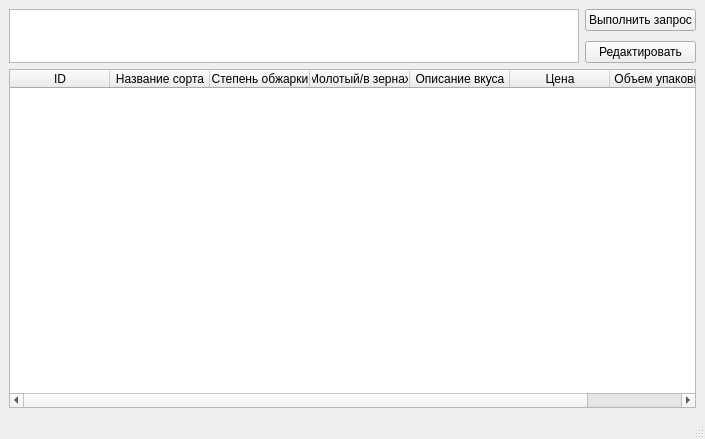
<?xml version="1.0" encoding="UTF-8"?>
<ui version="4.0">
 <class>MainWindow</class>
 <widget class="QMainWindow" name="MainWindow">
  <property name="geometry">
   <rect>
    <x>0</x>
    <y>0</y>
    <width>705</width>
    <height>439</height>
   </rect>
  </property>
  <property name="windowTitle">
   <string>MainWindow</string>
  </property>
  <widget class="QWidget" name="centralwidget">
   <layout class="QGridLayout" name="gridLayout">
    <item row="0" column="1" alignment="Qt::AlignTop">
     <widget class="QPushButton" name="pushButton">
      <property name="text">
       <string>Выполнить запрос</string>
      </property>
     </widget>
    </item>
    <item row="5" column="0" colspan="2">
     <widget class="QTableWidget" name="tableWidget">
      <column>
       <property name="text">
        <string>ID</string>
       </property>
      </column>
      <column>
       <property name="text">
        <string>Название сорта</string>
       </property>
      </column>
      <column>
       <property name="text">
        <string>Степень обжарки</string>
       </property>
      </column>
      <column>
       <property name="text">
        <string>Молотый/в зернах</string>
       </property>
      </column>
      <column>
       <property name="text">
        <string>Описание вкуса</string>
       </property>
      </column>
      <column>
       <property name="text">
        <string>Цена</string>
       </property>
      </column>
      <column>
       <property name="text">
        <string>Объем упаковки</string>
       </property>
      </column>
     </widget>
    </item>
    <item row="1" column="1">
     <widget class="QPushButton" name="pushButtonEdit">
      <property name="text">
       <string>Редактировать</string>
      </property>
     </widget>
    </item>
    <item row="0" column="0" rowspan="2">
     <widget class="QTextEdit" name="textEdit">
      <property name="minimumSize">
       <size>
        <width>0</width>
        <height>10</height>
       </size>
      </property>
      <property name="maximumSize">
       <size>
        <width>16777215</width>
        <height>54</height>
       </size>
      </property>
     </widget>
    </item>
   </layout>
  </widget>
  <widget class="QMenuBar" name="menubar">
   <property name="geometry">
    <rect>
     <x>0</x>
     <y>0</y>
     <width>705</width>
     <height>21</height>
    </rect>
   </property>
  </widget>
  <widget class="QStatusBar" name="statusbar"/>
 </widget>
 <resources/>
 <connections/>
</ui>
